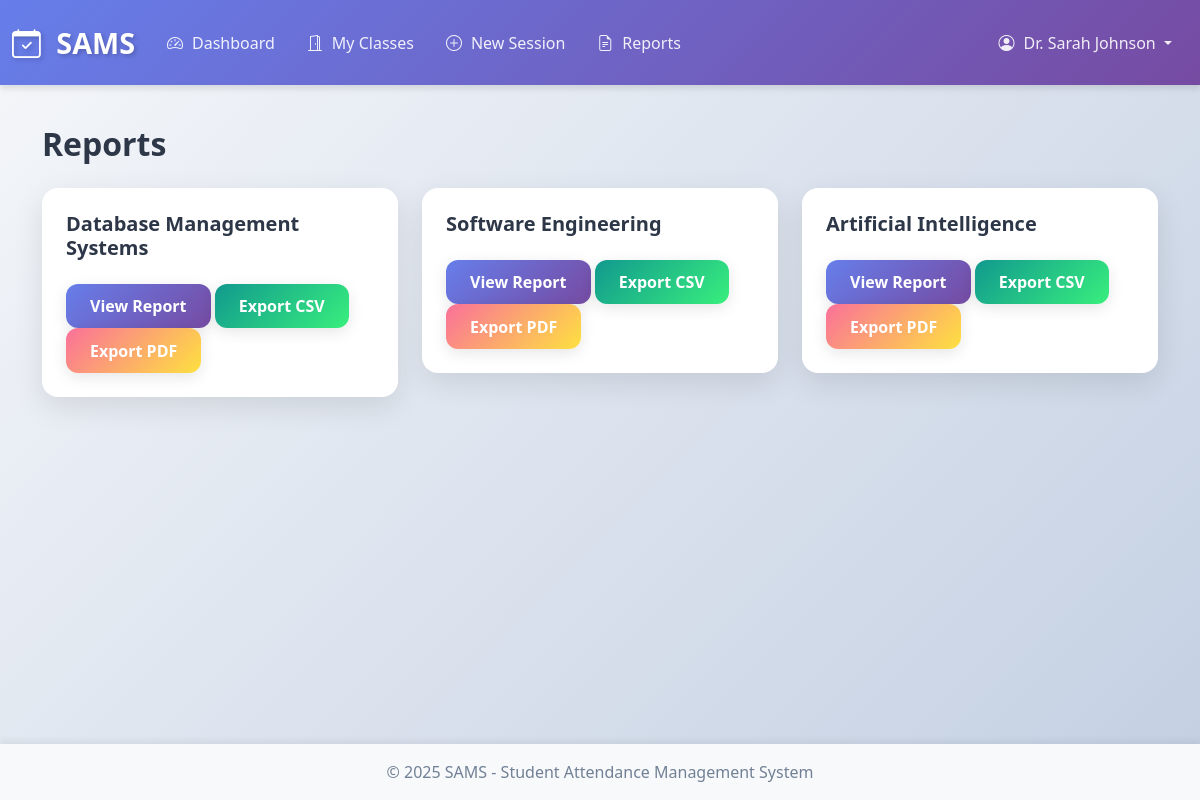
/faculty/reports (signed in), run on the app's committed database.
### app.py (models this page shows)
class User(db.Model):
    __tablename__ = 'users'
    id = db.Column(db.Integer, primary_key=True)
    username = db.Column(db.String(80), unique=True, nullable=False)
    email = db.Column(db.String(120), unique=True, nullable=False)
    password_hash = db.Column(db.String(200), nullable=False)
    role = db.Column(db.String(20), nullable=False)
    full_name = db.Column(db.String(100), nullable=False)
    created_at = db.Column(db.DateTime, default=datetime.utcnow)
    is_active = db.Column(db.Boolean, default=True)

class Class(db.Model):
    __tablename__ = 'classes'
    id = db.Column(db.Integer, primary_key=True)
    course_id = db.Column(db.Integer, db.ForeignKey('courses.id'), nullable=False)
    faculty_id = db.Column(db.Integer, db.ForeignKey('faculty.id'), nullable=False)
    section = db.Column(db.String(10))
    schedule = db.Column(db.String(100))
    room = db.Column(db.String(20))
    course = db.relationship('Course', backref='classes')
    faculty = db.relationship('Faculty', backref='classes')

class Course(db.Model):
    __tablename__ = 'courses'
    id = db.Column(db.Integer, primary_key=True)
    course_code = db.Column(db.String(20), unique=True, nullable=False)
    course_name = db.Column(db.String(100), nullable=False)
    department = db.Column(db.String(100))
    credits = db.Column(db.Integer)
    year = db.Column(db.Integer)
    semester = db.Column(db.Integer)

### app.py (the view)
@app.route('/faculty/reports')
@role_required('faculty')
def faculty_reports():
    faculty = get_current_faculty()
    if not faculty:
        return redirect(url_for('login'))
    my_classes = Class.query.filter_by(faculty_id=faculty.id).all()
    return render_template('faculty/reports.html', classes=my_classes)

### app.py (called while the page is built)
@app.before_request
def check_session_timeout():
    if 'user_id' in session:
        session.permanent = True
        last_activity = session.get('last_activity')
        if last_activity:
            last_activity_time = datetime.fromisoformat(last_activity)
            if datetime.now() - last_activity_time > timedelta(minutes=30):
                session.clear()
                flash('Your session has expired. Please log in again.', 'warning')
                return redirect(url_for('login'))
        session['last_activity'] = datetime.now().isoformat()

def role_required(*roles):
    def decorator(f):
        @wraps(f)
        def decorated_function(*args, **kwargs):
            if 'user_id' not in session:
                flash('Please log in to access this page.', 'warning')
                return redirect(url_for('login'))
            user = User.query.get(session['user_id'])
            if not user:
                session.clear()
                flash('Your session is invalid. Please log in again.', 'warning')
                return redirect(url_for('login'))
            if user.role not in roles:
                flash('You do not have permission to access this page.', 'danger')
                return redirect(url_for('dashboard'))
            return f(*args, **kwargs)
        return decorated_function
    return decorator

def get_current_faculty():
    faculty = Faculty.query.filter_by(user_id=session.get('user_id')).first()
    if not faculty:
        session.clear()
        flash('Faculty profile not found. Please contact admin.', 'danger')
        return None
    return faculty

### templates/faculty/reports.html
{% extends "base.html" %}
{% block content %}
<h2>Reports</h2>
<div class="row">
{% for class in classes %}
    <div class="col-md-4 mb-3">
        <div class="card">
            <div class="card-body">
                <h5>{{ class.course.course_name }}</h5>
                <a href="{{ url_for('faculty_class_report', class_id=class.id) }}" class="btn btn-primary">View Report</a>
                <a href="{{ url_for('faculty_export_csv', class_id=class.id) }}" class="btn btn-success">Export CSV</a>
                <a href="{{ url_for('faculty_export_pdf', class_id=class.id) }}" class="btn btn-danger">Export PDF</a>
            </div>
        </div>
    </div>
{% endfor %}
</div>
{% endblock %}

### templates/base.html (shortened to what this page needs)
<!DOCTYPE html>
<html lang="en">
<head>
    <link href="https://cdn.jsdelivr.net/npm/bootstrap@5.3.0/dist/css/bootstrap.min.css" rel="stylesheet">
    <link rel="stylesheet" href="https://cdn.jsdelivr.net/npm/bootstrap-icons@1.10.0/font/bootstrap-icons.css">
    <link rel="stylesheet" href="{{ url_for('static', filename='css/style.css') }}">
</head>
<body>
    {% if session.user_id %}
    <nav class="navbar navbar-expand-lg navbar-dark bg-primary">
        <div class="container-fluid">
            <a class="navbar-brand" href="{{ url_for('dashboard') }}">
                <i class="bi bi-calendar-check"></i> SAMS
            </a>
            <div class="collapse navbar-collapse" id="navbarNav">
                <ul class="navbar-nav me-auto">
                    {% if session.role == 'admin' %}
                    <li class="nav-item">
                        <a class="nav-link" href="{{ url_for('admin_dashboard') }}">
                            <i class="bi bi-speedometer2"></i> Dashboard
                        </a>
                    </li>
                    <li class="nav-item">
                        <a class="nav-link" href="{{ url_for('admin_users') }}">
                            <i class="bi bi-people"></i> Users
                        </a>
                    </li>
                    <li class="nav-item">
                        <a class="nav-link" href="{{ url_for('admin_courses') }}">
                            <i class="bi bi-book"></i> Courses
                        </a>
                    </li>
                    <li class="nav-item">
                        <a class="nav-link" href="{{ url_for('admin_classes') }}">
                            <i class="bi bi-door-open"></i> Classes
                        </a>
                    </li>
                    <li class="nav-item">
                        <a class="nav-link" href="{{ url_for('admin_reports') }}">
                            <i class="bi bi-file-earmark-text"></i> Reports
                        </a>
                    </li>
                    {% elif session.role == 'faculty' %}
                    <li class="nav-item">
                        <a class="nav-link" href="{{ url_for('faculty_dashboard') }}">
                            <i class="bi bi-speedometer2"></i> Dashboard
                        </a>
                    </li>
                    <li class="nav-item">
                        <a class="nav-link" href="{{ url_for('faculty_classes') }}">
                            <i class="bi bi-door-open"></i> My Classes
                        </a>
                    </li>
                    <li class="nav-item">
                        <a class="nav-link" href="{{ url_for('faculty_create_session') }}">
                            <i class="bi bi-plus-circle"></i> New Session
                        </a>
                    </li>
                    <li class="nav-item">
                        <a class="nav-link" href="{{ url_for('faculty_reports') }}">
                            <i class="bi bi-file-earmark-text"></i> Reports
                        </a>
                    </li>
                    {% endif %}
                </ul>
                <ul class="navbar-nav">
                    <li class="nav-item dropdown">
                        <a class="nav-link dropdown-toggle" href="#" id="navbarDropdown" role="button" data-bs-toggle="dropdown">
                            <i class="bi bi-person-circle"></i> {{ session.full_name }}
                        </a>
                    </li>
                </ul>
            </div>
        </div>
    </nav>
    {% endif %}
    <main class="container my-4">
        {% block content %}{% endblock %}
    </main>
    <footer class="footer mt-auto py-3 bg-light">
        <div class="container text-center">
            <span class="text-muted">© 2025 SAMS - Student Attendance Management System</span>
        </div>
    </footer>
</body>
</html>

### static/css/style.css (style rules this page uses)
:root { --primary-gradient: linear-gradient(135deg, #667eea 0%, #764ba2 100%); --success-gradient: linear-gradient(135deg, #11998e 0%, #38ef7d 100%); --info-gradient: linear-gradient(135deg, #2193b0 0%, #6dd5ed 100%); --warning-gradient: linear-gradient(135deg, #f093fb 0%, #f5576c 100%); --danger-gradient: linear-gradient(135deg, #fa709a 0%, #fee140 100%); --dark-gradient: linear-gradient(135deg, #434343 0%, #000000 100%); }
* { margin: 0; padding: 0; box-sizing: border-box; }
body { background: linear-gradient(135deg, #f5f7fa 0%, #c3cfe2 100%); min-height: 100vh; display: flex; flex-direction: column; font-family: 'Segoe UI', Tahoma, Geneva, Verdana, sans-serif; color: #2d3748; }
main { flex: 1; }
.navbar { background: var(--primary-gradient) !important; box-shadow: 0 4px 6px rgba(0,0,0,0.1); padding: 1rem 0; }
.navbar-brand { font-weight: 700; font-size: 1.8rem; color: white !important; text-shadow: 2px 2px 4px rgba(0,0,0,0.2); transition: transform 0.3s ease; }
.navbar-brand i { margin-right: 0.5rem; animation: pulse 2s infinite; }
.nav-link { color: rgba(255,255,255,0.9) !important; font-weight: 500; transition: all 0.3s ease; padding: 0.5rem 1rem !important; border-radius: 0.5rem; }
.nav-link i { margin-right: 0.3rem; }
.card { border: none; border-radius: 1rem; box-shadow: 0 10px 30px rgba(0,0,0,0.1); margin-bottom: 2rem; transition: all 0.3s ease; overflow: hidden; }
.card-body { padding: 1.5rem; }
.btn { border-radius: 0.75rem; padding: 0.65rem 1.5rem; font-weight: 600; transition: all 0.3s ease; border: none; box-shadow: 0 4px 15px rgba(0,0,0,0.1); }
.btn-primary { background: var(--primary-gradient); }
.btn-success { background: var(--success-gradient); }
.btn-danger { background: var(--danger-gradient); }
.footer { background: white; padding: 2rem 0; margin-top: 3rem; box-shadow: 0 -4px 6px rgba(0,0,0,0.05); }
.footer .text-muted { color: #718096 !important; font-weight: 500; }
h1, h2, h3, h4, h5, h6 { color: #2d3748; font-weight: 700; margin-bottom: 1.5rem; }
h2 { font-size: 2rem; }

### data on the page
User: full_name "Dr. Sarah Johnson"
Class: course.course_name "Database Management Systems"
Class: course.course_name "Software Engineering"
Class: course.course_name "Artificial Intelligence"
